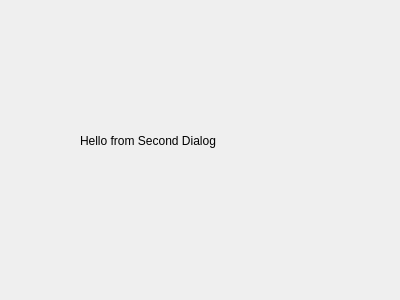
<?xml version="1.0" encoding="UTF-8"?>
<ui version="4.0">
 <class>SecDialog</class>
 <widget class="QDialog" name="SecDialog">
  <property name="geometry">
   <rect>
    <x>0</x>
    <y>0</y>
    <width>400</width>
    <height>300</height>
   </rect>
  </property>
  <property name="windowTitle">
   <string>Dialog</string>
  </property>
  <widget class="QLabel" name="label">
   <property name="geometry">
    <rect>
     <x>80</x>
     <y>120</y>
     <width>181</width>
     <height>41</height>
    </rect>
   </property>
   <property name="text">
    <string>Hello from Second Dialog</string>
   </property>
  </widget>
 </widget>
 <resources/>
 <connections/>
</ui>
